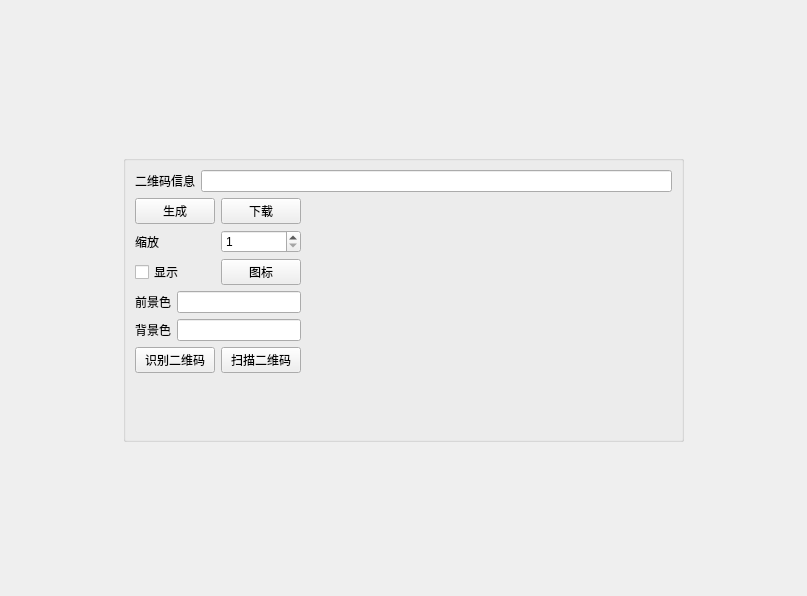
<?xml version="1.0" encoding="UTF-8"?>
<ui version="4.0">
 <class>Widget</class>
 <widget class="QWidget" name="Widget">
  <property name="geometry">
   <rect>
    <x>0</x>
    <y>0</y>
    <width>807</width>
    <height>596</height>
   </rect>
  </property>
  <property name="windowTitle">
   <string>Widget</string>
  </property>
  <layout class="QGridLayout" name="gridLayout" rowstretch="1,2,1" columnstretch="1,5,1" rowminimumheight="0,0,0">
   <item row="0" column="1">
    <spacer name="verticalSpacer_2">
     <property name="orientation">
      <enum>Qt::Vertical</enum>
     </property>
     <property name="sizeHint" stdset="0">
      <size>
       <width>20</width>
       <height>137</height>
      </size>
     </property>
    </spacer>
   </item>
   <item row="1" column="0">
    <spacer name="horizontalSpacer">
     <property name="orientation">
      <enum>Qt::Horizontal</enum>
     </property>
     <property name="sizeHint" stdset="0">
      <size>
       <width>40</width>
       <height>20</height>
      </size>
     </property>
    </spacer>
   </item>
   <item row="1" column="1">
    <widget class="QGroupBox" name="groupBox">
     <property name="title">
      <string/>
     </property>
     <layout class="QGridLayout" name="gridLayout_2" columnstretch="0,1">
      <item row="2" column="1" rowspan="8">
       <widget class="QLabel" name="genLab">
        <property name="text">
         <string/>
        </property>
        <property name="scaledContents">
         <bool>false</bool>
        </property>
       </widget>
      </item>
      <item row="4" column="0">
       <layout class="QHBoxLayout" name="horizontalLayout_2">
        <item>
         <widget class="QCheckBox" name="iconChk">
          <property name="text">
           <string>显示</string>
          </property>
         </widget>
        </item>
        <item>
         <widget class="QPushButton" name="iconBtn">
          <property name="text">
           <string>图标</string>
          </property>
         </widget>
        </item>
       </layout>
      </item>
      <item row="5" column="0">
       <layout class="QHBoxLayout" name="horizontalLayout_8">
        <item>
         <widget class="QLabel" name="label">
          <property name="text">
           <string>前景色</string>
          </property>
         </widget>
        </item>
        <item>
         <widget class="QLineEdit" name="fColor"/>
        </item>
       </layout>
      </item>
      <item row="0" column="0" colspan="2">
       <layout class="QHBoxLayout" name="horizontalLayout_4">
        <item>
         <widget class="QLabel" name="label_5">
          <property name="text">
           <string>二维码信息</string>
          </property>
         </widget>
        </item>
        <item>
         <widget class="QLineEdit" name="codeEdit"/>
        </item>
       </layout>
      </item>
      <item row="3" column="0">
       <layout class="QHBoxLayout" name="horizontalLayout">
        <item>
         <widget class="QLabel" name="label_2">
          <property name="text">
           <string>缩放</string>
          </property>
         </widget>
        </item>
        <item>
         <widget class="QSpinBox" name="spinBox">
          <property name="minimum">
           <number>1</number>
          </property>
          <property name="maximum">
           <number>15</number>
          </property>
         </widget>
        </item>
       </layout>
      </item>
      <item row="6" column="0">
       <layout class="QHBoxLayout" name="horizontalLayout_9">
        <item>
         <widget class="QLabel" name="label_3">
          <property name="text">
           <string>背景色</string>
          </property>
         </widget>
        </item>
        <item>
         <widget class="QLineEdit" name="bColor"/>
        </item>
       </layout>
      </item>
      <item row="7" column="0">
       <layout class="QHBoxLayout" name="horizontalLayout_7">
        <item>
         <widget class="QPushButton" name="idenBtn">
          <property name="text">
           <string>识别二维码</string>
          </property>
         </widget>
        </item>
        <item>
         <widget class="QPushButton" name="scanBtn">
          <property name="text">
           <string>扫描二维码</string>
          </property>
         </widget>
        </item>
       </layout>
      </item>
      <item row="2" column="0">
       <layout class="QHBoxLayout" name="horizontalLayout_3">
        <item>
         <widget class="QPushButton" name="genBtn">
          <property name="text">
           <string>生成</string>
          </property>
         </widget>
        </item>
        <item>
         <widget class="QPushButton" name="downBtn">
          <property name="text">
           <string>下载</string>
          </property>
         </widget>
        </item>
       </layout>
      </item>
      <item row="8" column="0">
       <spacer name="verticalSpacer">
        <property name="orientation">
         <enum>Qt::Vertical</enum>
        </property>
        <property name="sizeHint" stdset="0">
         <size>
          <width>20</width>
          <height>40</height>
         </size>
        </property>
       </spacer>
      </item>
     </layout>
    </widget>
   </item>
   <item row="1" column="2">
    <spacer name="horizontalSpacer_2">
     <property name="orientation">
      <enum>Qt::Horizontal</enum>
     </property>
     <property name="sizeHint" stdset="0">
      <size>
       <width>40</width>
       <height>20</height>
      </size>
     </property>
    </spacer>
   </item>
   <item row="2" column="1">
    <spacer name="verticalSpacer_3">
     <property name="orientation">
      <enum>Qt::Vertical</enum>
     </property>
     <property name="sizeHint" stdset="0">
      <size>
       <width>20</width>
       <height>137</height>
      </size>
     </property>
    </spacer>
   </item>
  </layout>
 </widget>
 <resources/>
 <connections/>
</ui>
